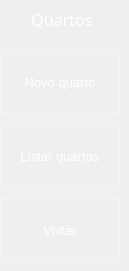
    <widget class="QWidget" name="page_17">
     <widget class="QLabel" name="label_82">
      <property name="geometry">
       <rect>
        <x>0</x>
        <y>0</y>
        <width>120</width>
        <height>40</height>
       </rect>
      </property>
      <property name="font">
       <font>
        <family>Montserrat Medium</family>
        <pointsize>12</pointsize>
        <weight>50</weight>
        <bold>false</bold>
       </font>
      </property>
      <property name="styleSheet">
       <string notr="true">QLabel {
	background-color: qlineargradient(spread:pad, x1:0, y1:0, x1:0, y1:1, 
                                 stop:0 rgba(0, 50, 150, 255), 
                                 stop:1 rgba(51, 156, 255, 255));
	color: rgb(255, 255, 255);
    border: 1one;                         /* Remove borda padrão */
    
    /* Arredonda apenas os cantos superiores */
    border-top-left-radius: 15px;
    border-top-right-radius: 15px;
    border-bottom-left-radius: 0px;
    border-bottom-right-radius: 0px;
    
    padding: 8px;                         /* Espaçamento interno */
}
</string>
      </property>
      <property name="text">
       <string>&lt;html&gt;&lt;head/&gt;&lt;body&gt;&lt;p align=&quot;center&quot;&gt;Quartos&lt;/p&gt;&lt;/body&gt;&lt;/html&gt;</string>
      </property>
     </widget>
     <widget class="QToolButton" name="btn_listar_quartos">
      <property name="geometry">
       <rect>
        <x>0</x>
        <y>124</y>
        <width>120</width>
        <height>64</height>
       </rect>
      </property>
      <property name="sizePolicy">
       <sizepolicy hsizetype="Preferred" vsizetype="Preferred">
        <horstretch>0</horstretch>
        <verstretch>0</verstretch>
       </sizepolicy>
      </property>
      <property name="font">
       <font>
        <pointsize>10</pointsize>
       </font>
      </property>
      <property name="styleSheet">
       <string notr="true">QToolButton {
    background-color: rgba(0,0,0,0);
    border: 1px solid rgba(255, 255, 255, 0.3); /* Borda branca translúcida */
    color:  rgba(255, 255, 255,255); 
}

QToolButton:hover {
     background-color: rgba(255, 255, 255, 30);
    border-color: rgba(255, 255, 255,255); 
}

QToolButton:pressed {
    background-color: #339CFF; /* Azul acinzentado */
border-color: #66BFFF; /* Azul escuro */
color:#003366;
}
</string>
      </property>
      <property name="text">
       <string>Listar quartos</string>
      </property>
      <property name="icon">
       <iconset>
        <normaloff>../Icones/list_24dp_E3E3E3_FILL0_wght400_GRAD0_opsz24.png</normaloff>../Icones/list_24dp_E3E3E3_FILL0_wght400_GRAD0_opsz24.png</iconset>
      </property>
      <property name="iconSize">
       <size>
        <width>32</width>
        <height>32</height>
       </size>
      </property>
      <property name="toolButtonStyle">
       <enum>Qt::ToolButtonTextUnderIcon</enum>
      </property>
     </widget>
     <widget class="QToolButton" name="btn_voltar">
      <property name="geometry">
       <rect>
        <x>0</x>
        <y>198</y>
        <width>120</width>
        <height>64</height>
       </rect>
      </property>
      <property name="sizePolicy">
       <sizepolicy hsizetype="Preferred" vsizetype="Preferred">
        <horstretch>0</horstretch>
        <verstretch>0</verstretch>
       </sizepolicy>
      </property>
      <property name="font">
       <font>
        <pointsize>10</pointsize>
       </font>
      </property>
      <property name="styleSheet">
       <string notr="true">QToolButton {
    background-color: rgba(0, 0, 0, 0);          /* Fundo transparente */
    border: 1px solid rgba(255, 255, 255, 0.3);  /* Borda branca translúcida */
    color: rgba(255, 255, 255, 255);             /* Texto branco */
}

QToolButton:hover {
    background-color: rgba(255, 255, 255, 30);   /* Fundo branco fraco no hover */
    border-color: rgba(255, 255, 255, 255);      /* Borda branca sólida */
}

QToolButton:pressed {
    background-color: #FF3333;                   /* Vermelho (RGB 255, 51, 51) */
    border-color: #FF6666;                       /* Vermelho claro para borda */
    color: white;                                /* Texto branco (contraste) */
}</string>
      </property>
      <property name="text">
       <string>Voltar</string>
      </property>
      <property name="icon">
       <iconset>
        <normaloff>../Icones/keyboard_return_24dp_E3E3E3_FILL0_wght400_GRAD0_opsz24.png</normaloff>../Icones/keyboard_return_24dp_E3E3E3_FILL0_wght400_GRAD0_opsz24.png</iconset>
      </property>
      <property name="iconSize">
       <size>
        <width>32</width>
        <height>32</height>
       </size>
      </property>
      <property name="toolButtonStyle">
       <enum>Qt::ToolButtonTextUnderIcon</enum>
      </property>
     </widget>
     <widget class="QToolButton" name="btn_novo_quarto">
      <property name="geometry">
       <rect>
        <x>0</x>
        <y>50</y>
        <width>120</width>
        <height>64</height>
       </rect>
      </property>
      <property name="sizePolicy">
       <sizepolicy hsizetype="Preferred" vsizetype="Preferred">
        <horstretch>0</horstretch>
        <verstretch>0</verstretch>
       </sizepolicy>
      </property>
      <property name="font">
       <font>
        <pointsize>10</pointsize>
       </font>
      </property>
      <property name="styleSheet">
       <string notr="true">QToolButton {
    background-color: rgba(0,0,0,0);
    border: 1px solid rgba(255, 255, 255, 0.3); /* Borda branca translúcida */
    color:  rgba(255, 255, 255,255); 
}

QToolButton:hover {
     background-color: rgba(255, 255, 255, 30);
    border-color: rgba(255, 255, 255,255); 
}

QToolButton:pressed {
    background-color: #339CFF; /* Azul acinzentado */
border-color: #66BFFF; /* Azul escuro */
color:#003366;
}
</string>
      </property>
      <property name="text">
       <string>Novo quarto</string>
      </property>
      <property name="icon">
       <iconset>
        <normaloff>../Icones/add_home_24dp_E3E3E3_FILL0_wght400_GRAD0_opsz24 (1).png</normaloff>../Icones/add_home_24dp_E3E3E3_FILL0_wght400_GRAD0_opsz24 (1).png</iconset>
      </property>
      <property name="iconSize">
       <size>
        <width>32</width>
        <height>32</height>
       </size>
      </property>
      <property name="toolButtonStyle">
       <enum>Qt::ToolButtonTextUnderIcon</enum>
      </property>
     </widget>
    </widget>
